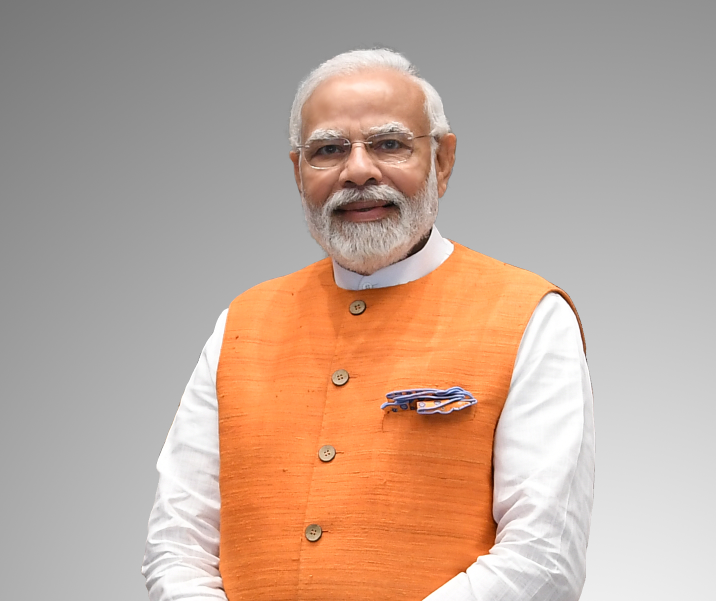
#> input picture assignment/images/modi.jpg, 1431 x 1202 px (shown at 1/2 size)
$ jupyter execute --allow-errors canny_edge.ipynb
#> lines starting #> are read from the running program, lines starting #| are printed output that depends on the picture
[cell 1]
import cv2 as cv
import matplotlib.pyplot as plt

[cell 2]
modi_image = cv.imread("images/modi.jpg", 0)
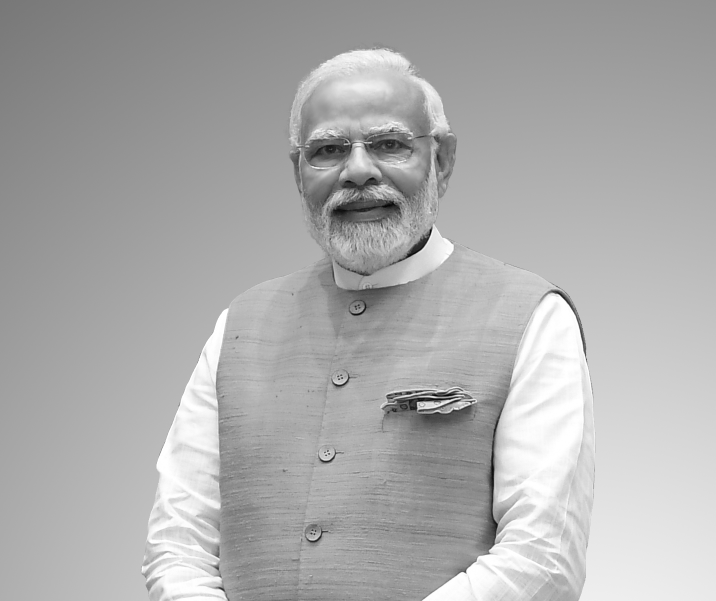
#> modi_image: shape (1202, 1431) (shown at 1/2 size); min 1, max 255, mean 172.4
#> (the rest of this cell did not finish here and is left out)


$ run again, with assignment/images/Natur.png saved as assignment/images/modi.jpg
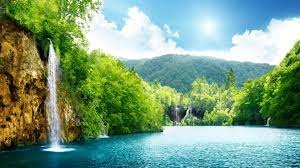
#> input picture assignment/images/Natur.png, 300 x 168 px
#> `modi_image = cv.imread("images/modi.jpg", 0)`:
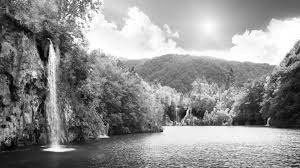
#> modi_image: shape (168, 300); min 0, max 255, mean 143.5
